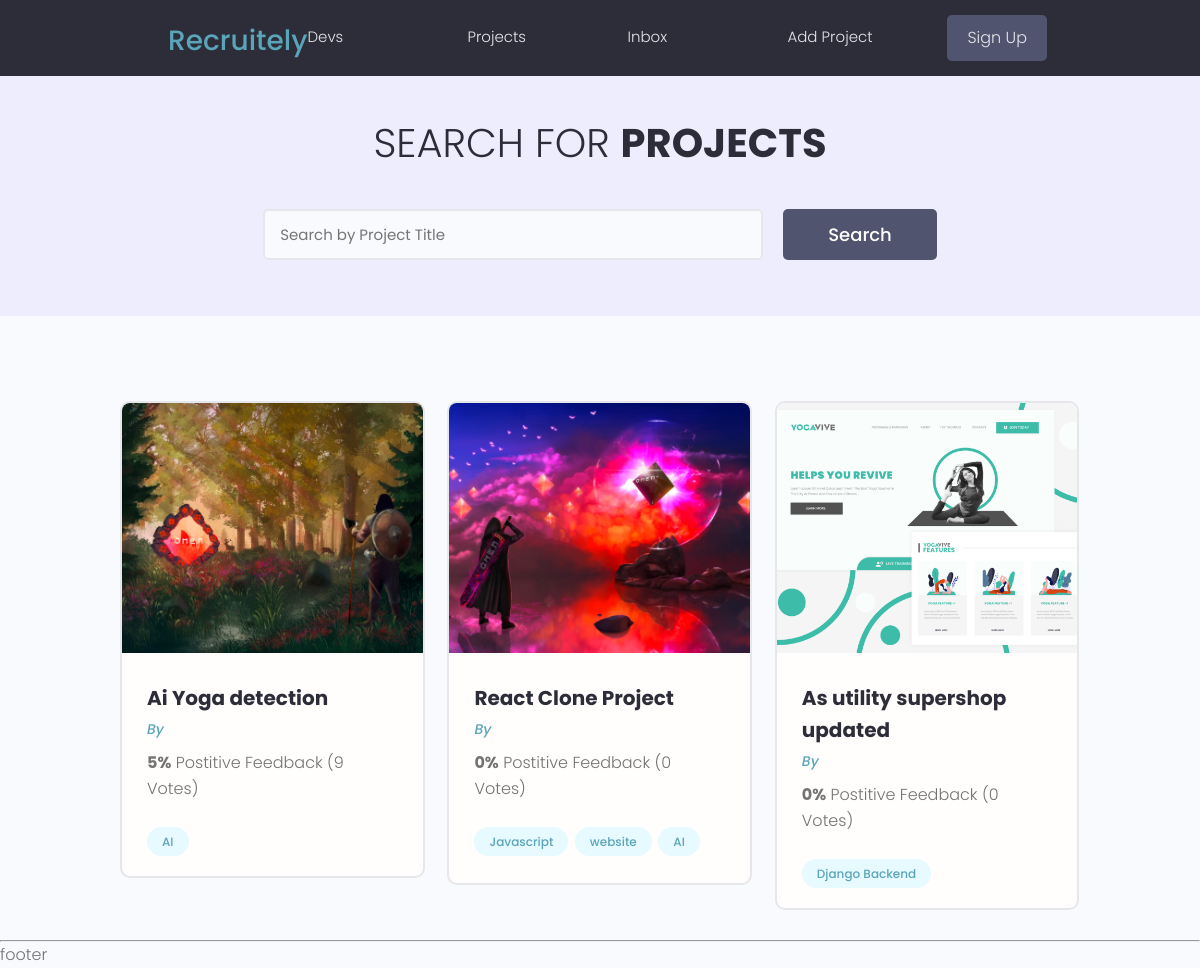
The page /projects/ on the database as committed earlier.
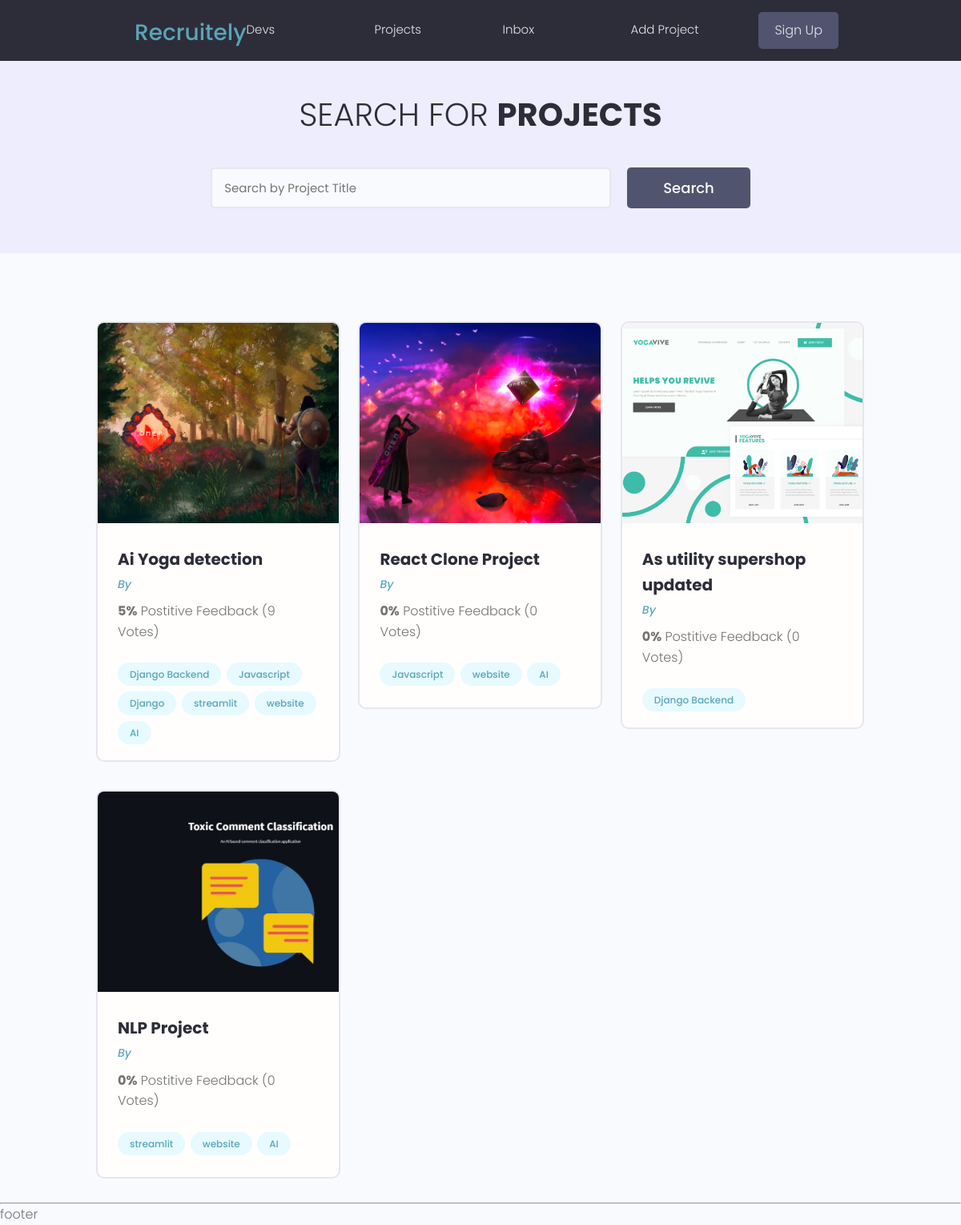
The same page on the database as committed later.
### mainApp/models.py (models this page shows, shortened)
class project(models.Model):
    owner = models.ForeignKey(profile,null=True,blank=True,on_delete=models.SET_NULL)
    id = models.UUIDField(default=uuid.uuid4,primary_key=True,unique=True,editable=False)
    title = models.CharField(max_length=200)
    featured_image = models.ImageField(null=True,blank=True,default = "default.jpg" )
    description = models.TextField(null=True,blank=True)
    demo_link = models.CharField(max_length=200,null = True, blank=True)
    source_link = models.CharField(max_length=200,null = True, blank=True)
    tags = models.ManyToManyField('tag',blank=True)
    vote_ratio = models.IntegerField(default=0, null = True, blank=True)
    vote_total = models.IntegerField(default=0, null = True, blank=True)
    created = models.DateTimeField(auto_now_add=True)

class tag(models.Model):
    id = models.UUIDField(default=uuid.uuid4,primary_key=True,unique=True,editable=False)
    name = models.CharField(max_length=200)
    created = models.DateTimeField(auto_now_add=True)
    def __str__(self) -> str:
        return str(self.name)

### mainApp/views.py (the view)
# urls.py: path('',views.projects,name="projects"),
def projects(request):
    projectlist = pp.objects.all()
    context = {'projectlist':projectlist}
    return render(request,'mainApp/projects.html',context)

### mainApp/templates/mainApp/projects.html (shortened to what this page needs)
{% extends 'main.html' %}
{% block content %}
 <main class="projects">
    <section class="hero-section text-center">
      <div class="container container--narrow">
        <div class="hero-section__box">
          <h2>Search for <span>Projects</span></h2>
        </div>
        <div class="hero-section__search">
          <form class="form" action="#" method="get">
            <div class="form__field">
              <input class="input input--text" id="formInput#search" type="text" name="text"
                placeholder="Search by Project Title" />
            </div>
            <input class="btn btn--sub btn--lg" type="submit" value="Search" />
          </form>
        </div>
      </div>
    </section>
    <section class="projectsList">
      <div class="container">
        <div class="grid grid--three">
            {% for p in projectlist %}
                <div class="column">
                    <div class="card project">
                    <a href="{% url 'singleproject' p.id %}" class="project">
                        <img class="project__thumbnail" src="{{p.featured_image.url}}" alt="project thumbnail" />
                        <div class="card__body">
                        <h3 class="project__title">{{p.title}}</h3>
                        <p><a class="project__author" href="{% url 'singleproject' p.id %}">By {{p.owner.name}}</a></p>
                        <p class="project--rating">
                            <span style="font-weight: bold;">{{p.vote_ratio}}%</span> Postitive
                            Feedback ({{p.vote_total}} Vote{{p.vote_total|pluralize:"s"}})
                        </p>
                        <div class="project__tags">
                            {% for tag in p.tags.all %}
                                <span class="tag tag--pill tag--main">
                                <small>{{tag}}</small>
                                </span>
                            {% endfor %}
                        </div>
                        </div>
                    </a>
                    </div>
                </div>
            {% endfor %}
        </div>
      </div>
    </section>
  </main>
{% endblock content %}

### templates/main.html (shortened to what this page needs)
<!DOCTYPE html>
{% load static %}
<html>
    <head>
        <link rel="stylesheet" href="https://cdn.iconmonstr.com/1.3.0/css/iconmonstr-iconic-font.min.css" />
        <link rel="stylesheet" href="{% static 'uikit/styles/uikit.css' %}" />
        <link rel="stylesheet" href="{% static 'styles/app.css' %}" />
    </head>
    <body>
        {% include 'navbar.html' %}
        {% block content %}
        {% endblock content %}
        <hr>
        <p>footer</p>
    </body>
</html>

### templates/navbar.html (shortened to what this page needs)
{% load static %}
<header class="header">
    <div class="container container--narrow">
      <a href="{% url 'profiles' %}" class="header__logo">
        <h4>Recruitely</h4>
      </a>
      <nav class="header__nav">
        <ul class="header__menu">
          <li class="header__menuItem"><a href="{% url 'profiles' %}">Devs</a></li>
          <li class="header__menuItem"><a href="{% url 'projects' %}">Projects</a></li>
          <li class="header__menuItem"><a href="">Inbox</a></li>
          <li class="header__menuItem"><a href="{% url 'create-project' %}">Add Project</a></li>
          <li class="header__menuItem"><a href="" class="btn btn--sub">Sign Up</a></li>
        </ul>
      </nav>
    </div>
  </header>

### static/styles/app.css (style rules this page uses)
:root { --color-sub: #2d2d39; }
.btn--sub { background-color: var(--color-sub-light); }
.card { border: 2px solid var(--color-light); }
img { width: 100%; }
.header { position: sticky; z-index: 111; background-color: var(--color-sub); padding: 1.5rem 0; }
.header > .container { display: flex; justify-content: space-between; align-items: center; }
.header__logo { height: 3.8rem; }
.header__nav > ul { display: inline-flex; align-items: center; list-style: none; gap: 6rem; }
.header__menuItem > a { color: var(--color-light); font-weight: 300; width: 10rem; }
.hero-section { height: 40vh; display: flex; align-items: center; background-color: var(--color-sub); }
.hero-section__box { margin-bottom: 4rem; }
.hero-section__box > h2, .hero-section__box > h2 > span { font-size: 4rem; color: var(--color-light); line-height: 1.3; text-transform: uppercase; }
.hero-section__box > h2 { font-weight: 300; }
.hero-section__box > h2 > span { font-weight: 700; }
.hero-section__search > .form { display: flex; align-items: center; justify-content: center; gap: 2rem; }
.hero-section__search > .form input.input--text { width: 50rem; }
.project__author { font-size: 1.4rem; font-style: italic; }
.project--rating { margin-bottom: 1.6em; margin-top: .5em; }
.projects > .hero-section { background: var(--color-sub-lighter); height: 30vh; }
.projects .hero-section__box { margin-bottom: 2.5rem; }
.projects .hero-section__box > h2 { color: var(--color-sub); }
.projects .hero-section__box > h2 > span { font-weight: 700; color: var(--color-sub); }
.projectsList { margin-top: 8rem; }
.project__thumbnail { height: 25rem; object-fit: cover; object-position: top center; }
.project__title { font-size: 2rem; font-weight: 700; color: var(--color-sub); }

### static/uikit/styles/modules/_variables.css (style rules this page uses)
:root { --color-main: #5aa5b9; --color-main-light: #e6faff; --color-sub: #3f4156; --color-sub-light: #51546e; --color-sub-lighter: #ededfd; --color-text: #737373; --color-gray: #8b8b8b; --color-light: #e5e7eb; --color-light-gray: #767676; --color-bg: #f8fafd; --color-white: #fffefd; --color-white-light: #f3f3f3; --color-success: #359e64; --color-success-bg: #def8e8; --color-error: #fc4b0b; --color-error-bg: #fff2ee; --font-base: 'Poppins', arial, helvetica, 'Segoe UI', roboto, ubuntu, sans-serif; --font-monospace: 'Fira Code', 'Courier New', courier, monospace; --font-regular: 300; --font-medium: 500; --font-bold: 700; --generic-shadow: 1px 1px 5px #00000010; --generic-transition: all 0.3s ease-in-out; }

### static/uikit/styles/modules/_base.css (style rules this page uses)
* { margin: 0; padding: 0; box-sizing: border-box; text-rendering: optimizeLegibility; color: inherit; font-size: inherit; }
html { font-size: 50%; }
@media only screen and (min-width: 480px) { html { font-size: 56.25%; } }
@media only screen and (min-width: 1200px) { html { font-size: 62.5%; } }
body { line-height: 1.6; font-weight: 400; font-size: 1.5rem; color: var(--color-text); background-color: var(--color-bg); min-height: 100vh; }

### static/uikit/styles/modules/_typography.css (style rules this page uses)
* { font-family: var(--font-base); }
h2 { font-size: 3.6rem; font-weight: var(--font-bold); }
h3 { font-size: 3.2rem; font-weight: var(--font-medium); }
h4 { font-size: 2.8rem; font-weight: var(--font-medium); }
p, span, strong { font-size: 1.6rem; color: var(--color-text); font-weight: var(--font-regular); }
a { padding-bottom: 2px; text-decoration: none; display: inline-block; color: var(--color-main); font-weight: var(--font-medium); }

### static/uikit/styles/modules/_utilities.css (style rules this page uses)
.container { width: 92%; max-width: 165rem; margin: 0 auto; box-sizing: border-box; }
.container--narrow { width: 92%; max-width: 120rem; }
@media screen and (min-width: 1000px) { .container { width: 90%; } }
@media screen and (min-width: 1000px) { .container--narrow { width: 85%; } }
@media screen and (min-width: 1200px) { .container { width: 80%; } }
@media screen and (min-width: 1200px) { .container--narrow { width: 72%; } }
.text-center { text-align: center; }

### static/uikit/styles/modules/_button.css (style rules this page uses)
.btn { display: inline-block; position: relative; cursor: pointer; background-color: var(--color-light); font-weight: var(--font-medium); color: var(--color-sub); text-decoration: none; padding: 1rem 2rem; border-radius: 0.5rem; border: none; width: -webkit-fit-content; width: -moz-fit-content; width: fit-content; height: -webkit-fit-content; height: -moz-fit-content; height: fit-content; font-size: 1.6rem; outline-width: 0; outline-color: transparent; -webkit-backface-visibility: hidden; backface-visibility: hidden; transition: all 0.3s ease-in-out; }
.btn--sub { background-color: var(--color-sub); color: var(--color-white); }
.btn--lg { font-size: 1.8rem; padding: 1.2rem 4.5rem; }

Rows that differ between the two databases and show on the page:
changed project "Ai Yoga detection": gains tag (name "Django"); gains tag (name "Django Backend"); gains tag (name "Javascript"); gains tag (name "website")
now on this page (row unchanged): tag: name "streamlit"
added project: featured_image (picture), title "NLP Project", vote_ratio "0", vote_total "0", tag (name "website"), tag (name "AI")
